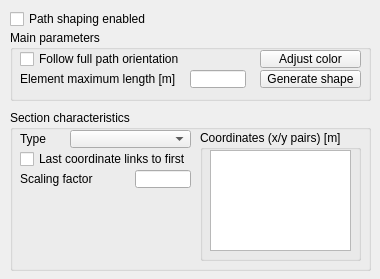
<?xml version="1.0" encoding="UTF-8"?>
<ui version="4.0">
 <class>CQDlgPathShaping</class>
 <widget class="QDialog" name="CQDlgPathShaping">
  <property name="geometry">
   <rect>
    <x>0</x>
    <y>0</y>
    <width>380</width>
    <height>279</height>
   </rect>
  </property>
  <property name="windowTitle">
   <string>Path Shaping Parameters</string>
  </property>
  <property name="locale">
   <locale language="English" country="UnitedStates"/>
  </property>
  <widget class="QGroupBox" name="groupBox">
   <property name="geometry">
    <rect>
     <x>10</x>
     <y>30</y>
     <width>361</width>
     <height>71</height>
    </rect>
   </property>
   <property name="title">
    <string>Main parameters</string>
   </property>
   <property name="flat">
    <bool>false</bool>
   </property>
   <widget class="QCheckBox" name="qqFollowOrientation">
    <property name="geometry">
     <rect>
      <x>10</x>
      <y>20</y>
      <width>221</width>
      <height>18</height>
     </rect>
    </property>
    <property name="focusPolicy">
     <enum>Qt::StrongFocus</enum>
    </property>
    <property name="text">
     <string>Follow full path orientation</string>
    </property>
   </widget>
   <widget class="QLabel" name="label">
    <property name="geometry">
     <rect>
      <x>10</x>
      <y>40</y>
      <width>171</width>
      <height>18</height>
     </rect>
    </property>
    <property name="text">
     <string>Element maximum length [m]</string>
    </property>
   </widget>
   <widget class="QLineEdit" name="qqMaxLength">
    <property name="geometry">
     <rect>
      <x>180</x>
      <y>40</y>
      <width>56</width>
      <height>18</height>
     </rect>
    </property>
   </widget>
   <widget class="QToolButton" name="qqAdjustColor">
    <property name="geometry">
     <rect>
      <x>250</x>
      <y>20</y>
      <width>101</width>
      <height>18</height>
     </rect>
    </property>
    <property name="focusPolicy">
     <enum>Qt::StrongFocus</enum>
    </property>
    <property name="text">
     <string>Adjust color</string>
    </property>
   </widget>
   <widget class="QToolButton" name="qqGenerateShape">
    <property name="geometry">
     <rect>
      <x>250</x>
      <y>40</y>
      <width>101</width>
      <height>18</height>
     </rect>
    </property>
    <property name="focusPolicy">
     <enum>Qt::StrongFocus</enum>
    </property>
    <property name="text">
     <string>Generate shape</string>
    </property>
   </widget>
  </widget>
  <widget class="QGroupBox" name="groupBox_2">
   <property name="geometry">
    <rect>
     <x>10</x>
     <y>110</y>
     <width>361</width>
     <height>161</height>
    </rect>
   </property>
   <property name="title">
    <string>Section characteristics</string>
   </property>
   <property name="flat">
    <bool>false</bool>
   </property>
   <widget class="QLabel" name="label_2">
    <property name="geometry">
     <rect>
      <x>10</x>
      <y>20</y>
      <width>51</width>
      <height>18</height>
     </rect>
    </property>
    <property name="text">
     <string>Type</string>
    </property>
   </widget>
   <widget class="QComboBox" name="qqTypeCombo">
    <property name="geometry">
     <rect>
      <x>60</x>
      <y>20</y>
      <width>121</width>
      <height>18</height>
     </rect>
    </property>
   </widget>
   <widget class="QGroupBox" name="groupBox_3">
    <property name="geometry">
     <rect>
      <x>190</x>
      <y>20</y>
      <width>161</width>
      <height>131</height>
     </rect>
    </property>
    <property name="title">
     <string>Coordinates (x/y pairs) [m]</string>
    </property>
    <property name="flat">
     <bool>false</bool>
    </property>
    <widget class="QTextEdit" name="qqCoordinates">
     <property name="geometry">
      <rect>
       <x>10</x>
       <y>20</y>
       <width>141</width>
       <height>101</height>
      </rect>
     </property>
    </widget>
   </widget>
   <widget class="QCheckBox" name="qqCyclic">
    <property name="geometry">
     <rect>
      <x>10</x>
      <y>40</y>
      <width>191</width>
      <height>18</height>
     </rect>
    </property>
    <property name="focusPolicy">
     <enum>Qt::StrongFocus</enum>
    </property>
    <property name="text">
     <string>Last coordinate links to first</string>
    </property>
   </widget>
   <widget class="QLineEdit" name="qqScalingFactor">
    <property name="geometry">
     <rect>
      <x>125</x>
      <y>60</y>
      <width>56</width>
      <height>18</height>
     </rect>
    </property>
    <property name="text">
     <string/>
    </property>
   </widget>
   <widget class="QLabel" name="label_3">
    <property name="geometry">
     <rect>
      <x>10</x>
      <y>60</y>
      <width>111</width>
      <height>18</height>
     </rect>
    </property>
    <property name="text">
     <string>Scaling factor</string>
    </property>
   </widget>
  </widget>
  <widget class="QCheckBox" name="qqEnabled">
   <property name="geometry">
    <rect>
     <x>10</x>
     <y>10</y>
     <width>171</width>
     <height>18</height>
    </rect>
   </property>
   <property name="focusPolicy">
    <enum>Qt::StrongFocus</enum>
   </property>
   <property name="text">
    <string>Path shaping enabled</string>
   </property>
  </widget>
 </widget>
 <tabstops>
  <tabstop>qqEnabled</tabstop>
  <tabstop>qqFollowOrientation</tabstop>
  <tabstop>qqAdjustColor</tabstop>
  <tabstop>qqGenerateShape</tabstop>
  <tabstop>qqMaxLength</tabstop>
  <tabstop>qqTypeCombo</tabstop>
  <tabstop>qqCyclic</tabstop>
  <tabstop>qqScalingFactor</tabstop>
  <tabstop>qqCoordinates</tabstop>
 </tabstops>
 <resources/>
 <connections/>
</ui>
